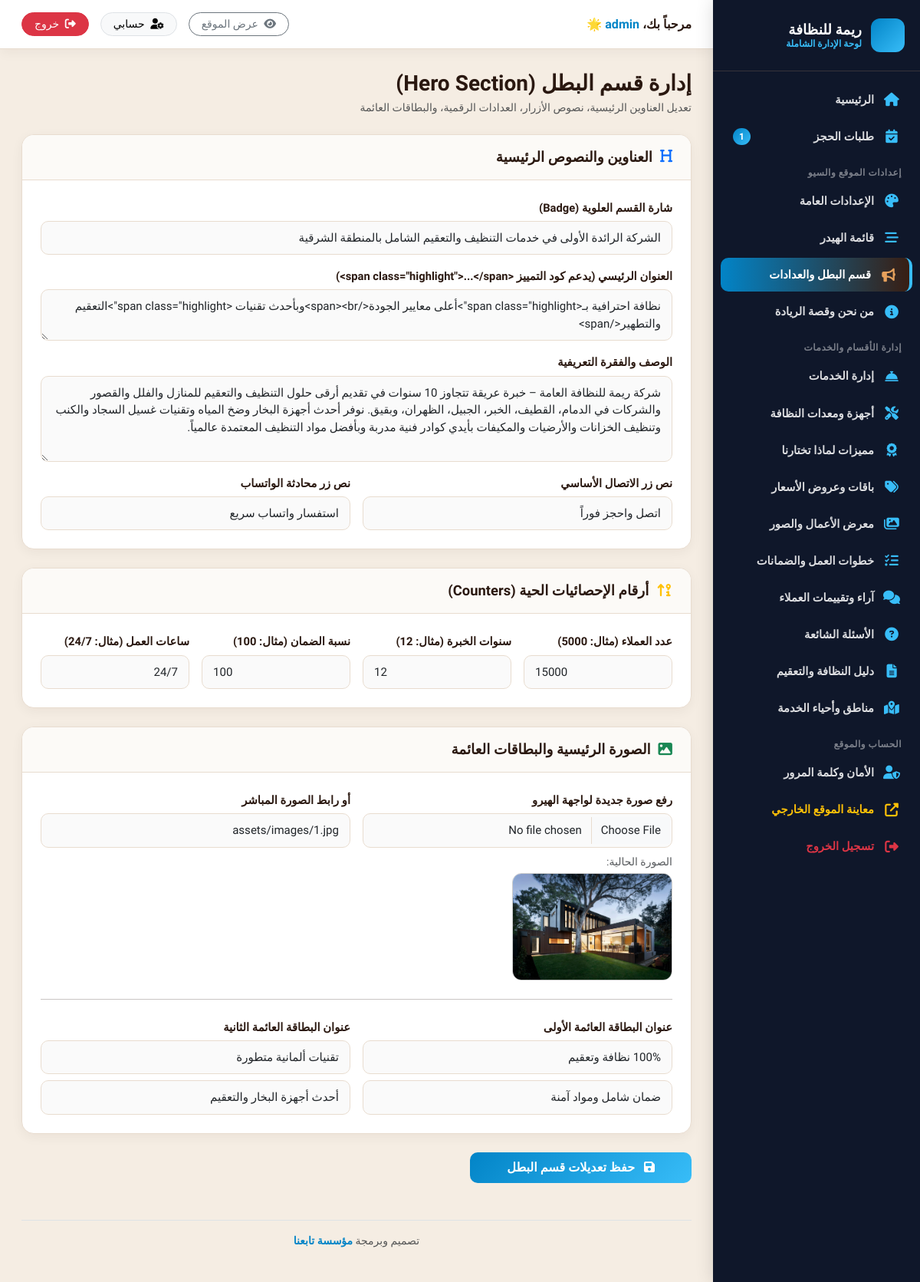
/admin/hero.php (signed in), run on an earlier commit of the app's database.
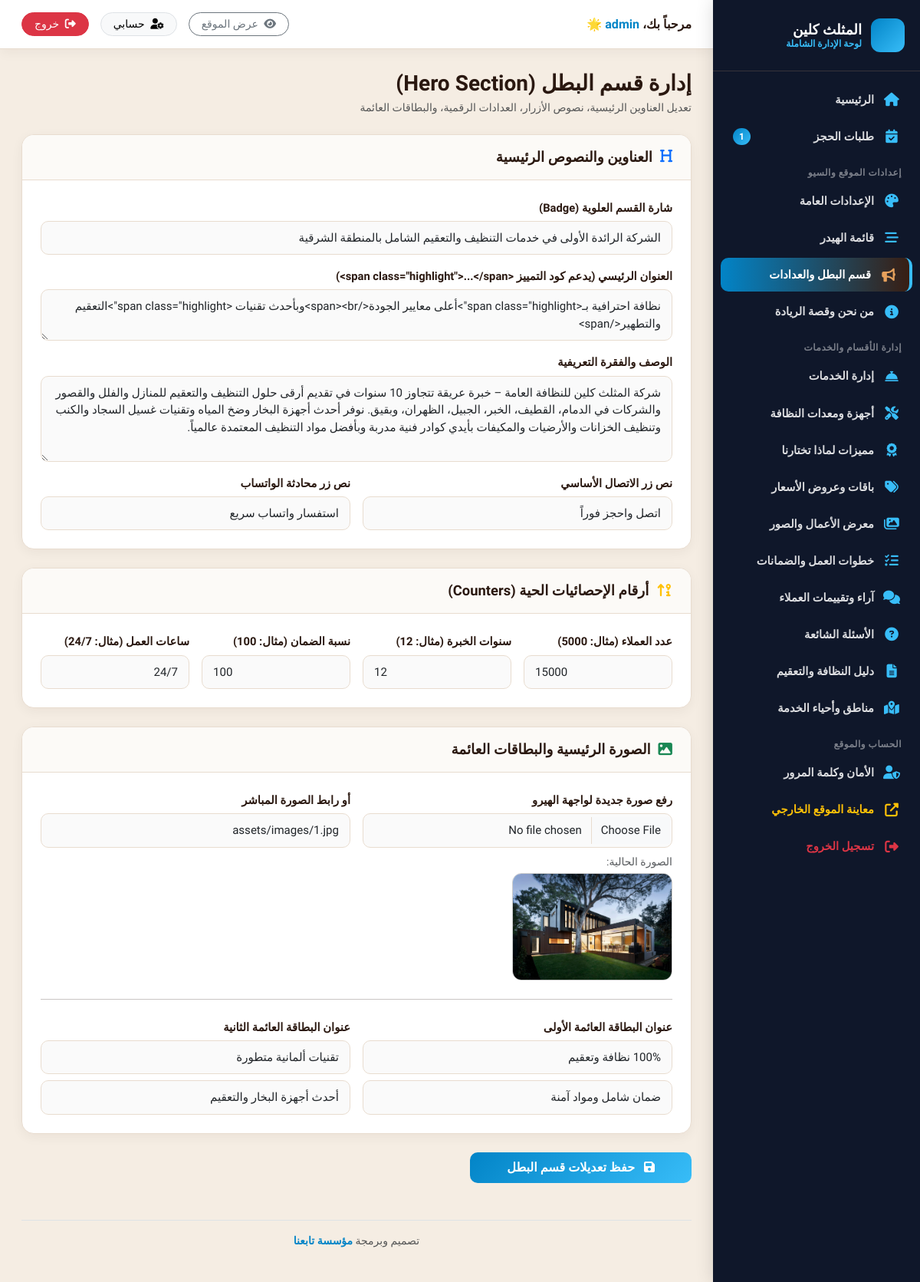
And on a later commit of the database.
### tables this page shows
CREATE TABLE sections_content (
  section_key TEXT PRIMARY KEY,
  content_data TEXT NOT NULL
);

### includes/functions.php (called while the page is built, shortened)
<?php
require_once __DIR__ . '/db.php';
function get_section($section_key, $default = []) {
    global $pdo;
    try {
        $stmt = $pdo->prepare("SELECT content_data FROM sections_content WHERE section_key = :k LIMIT 1");
        $stmt->execute([':k' => $section_key]);
        $row = $stmt->fetch();
        if ($row && !empty($row['content_data'])) {
            $decoded = json_decode($row['content_data'], true);
            return is_array($decoded) ? array_merge($default, $decoded) : $default;
        }
    } catch (Exception $e) {}
    return $default;
}

### admin/hero.php (the view, shortened to what the rows shown need)
<?php
require_once __DIR__ . '/includes/admin_header.php';
$hero = get_section('hero', [
    'badge'          => 'الشركة الرائدة الأولى في خدمات التنظيف والتعقيم الشامل بالمنطقة الشرقية',
    'title'          => 'نظافة احترافية بـ<span class="highlight">أعلى معايير الجودة</span><br>وبأحدث تقنيات <span class="highlight">التعقيم والتطهير</span>',
    'desc'           => 'شركة المثلث كلين للنظافة العامة – خبرة عريقة تتجاوز 10 سنوات في تقديم أرقى حلول التنظيف والتعقيم للمنازل والفلل والقصور والشركات في الدمام، القطيف، الخبر، الجبيل، الظهران، وبقيق. نوفر أحدث أجهزة البخار وضخ المياه وتقنيات غسيل السجاد والكنب وتنظيف الخزانات والأرضيات والمكيفات بأيدي كوادر فنية مدربة وبأفضل مواد التنظيف المعتمدة عالمياً.',
    'btn_call'       => 'اتصل واحجز فوراً',
    'btn_wa'         => 'استفسار واتساب سريع',
    'stat_clients'   => '5000',
    'stat_years'     => '12',
    'stat_guarantee' => '100',
    'stat_hours'     => '24/7',
    'card1_title'    => '100% نظافة وتعقيم',
    'card1_sub'      => 'ضمان شامل ومواد آمنة',
    'card2_title'    => 'تقنيات ألمانية متطورة',
    'card2_sub'      => 'أحدث أجهزة البخار والتعقيم',
    'image'          => 'assets/images/1.jpg'
]);
?>
<form method="POST" action="hero.php" enctype="multipart/form-data">
  <div class="content-card">
    <div class="content-card-body">
      <div class="row g-3">
        <div class="col-12">
          <label class="form-label">شارة القسم العلوية (Badge)</label>
          <input type="text" name="badge" class="form-control" value="<?= htmlspecialchars($hero['badge'] ?? '') ?>" required />
        </div>
        <div class="col-12">
          <label class="form-label">العنوان الرئيسي (يدعم كود التمييز &lt;span class="highlight"&gt;...&lt;/span&gt;)</label>
          <textarea name="title" class="form-control" rows="2" required><?= htmlspecialchars($hero['title'] ?? '') ?></textarea>
        </div>
        <div class="col-12">
          <label class="form-label">الوصف والفقرة التعريفية</label>
          <textarea name="desc" class="form-control" rows="4" required><?= htmlspecialchars($hero['desc'] ?? '') ?></textarea>
        </div>
        <div class="col-md-6">
          <label class="form-label">نص زر الاتصال الأساسي</label>
          <input type="text" name="btn_call" class="form-control" value="<?= htmlspecialchars($hero['btn_call'] ?? '') ?>" />
        </div>
        <div class="col-md-6">
          <label class="form-label">نص زر محادثة الواتساب</label>
          <input type="text" name="btn_wa" class="form-control" value="<?= htmlspecialchars($hero['btn_wa'] ?? '') ?>" />
        </div>
      </div>
    </div>
  </div>
  <div class="content-card">
    <div class="content-card-body">
      <div class="row g-3">
        <div class="col-md-3">
          <label class="form-label">عدد العملاء (مثال: 5000)</label>
          <input type="number" name="stat_clients" class="form-control" value="<?= htmlspecialchars($hero['stat_clients'] ?? '5000') ?>" required />
        </div>
        <div class="col-md-3">
          <label class="form-label">سنوات الخبرة (مثال: 12)</label>
          <input type="number" name="stat_years" class="form-control" value="<?= htmlspecialchars($hero['stat_years'] ?? '12') ?>" required />
        </div>
        <div class="col-md-3">
          <label class="form-label">نسبة الضمان (مثال: 100)</label>
          <input type="number" name="stat_guarantee" class="form-control" value="<?= htmlspecialchars($hero['stat_guarantee'] ?? '100') ?>" required />
        </div>
        <div class="col-md-3">
          <label class="form-label">ساعات العمل (مثال: 24/7)</label>
          <input type="text" name="stat_hours" class="form-control" value="<?= htmlspecialchars($hero['stat_hours'] ?? '24/7') ?>" required />
        </div>
      </div>
    </div>
  </div>
  <div class="content-card">
    <div class="content-card-body">
      <div class="row g-3">
        <div class="col-md-6">
          <label class="form-label">أو رابط الصورة المباشر</label>
          <input type="text" name="hero_image_url" class="form-control" value="<?= htmlspecialchars($hero['image'] ?? '') ?>" />
        </div>
        <div class="col-md-6">
          <label class="form-label">عنوان البطاقة العائمة الأولى</label>
          <input type="text" name="card1_title" class="form-control" value="<?= htmlspecialchars($hero['card1_title'] ?? '') ?>" />
          <input type="text" name="card1_sub" class="form-control mt-2" placeholder="النص الفرعي" value="<?= htmlspecialchars($hero['card1_sub'] ?? '') ?>" />
        </div>
        <div class="col-md-6">
          <label class="form-label">عنوان البطاقة العائمة الثانية</label>
          <input type="text" name="card2_title" class="form-control" value="<?= htmlspecialchars($hero['card2_title'] ?? '') ?>" />
          <input type="text" name="card2_sub" class="form-control mt-2" placeholder="النص الفرعي" value="<?= htmlspecialchars($hero['card2_sub'] ?? '') ?>" />
        </div>
      </div>
    </div>
  </div>
</form>
<?php require_once __DIR__ . '/includes/admin_footer.php'; ?>

What changed in the data, as far as the page shows it:
changed sections_content "الشركة الرائدة الأولى في خدمات التنظيف والتعقيم الشامل بالمنطقة الشرقية": desc "شركة ريمة للنظافة العامة – خبرة…" → "شركة المثلث كلين للنظافة العامة – خبرة…"
Also different on the page:
$site_short_name: "ريمة للنظافة" → "المثلث كلين"
